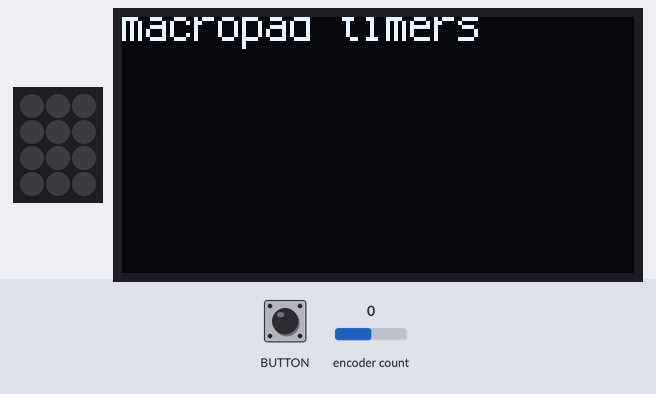
Recording of a program running on a simulated Adafruit MacroPad running CircuitPython. Shown: 3×4 RGB LED matrix, 128×64 one-colour display. The test bench sets the inputs (shaded band); at power-on: encoder count 0. USB keyboard and mouse output is not drawn; the interpreter's speed is modelled, so counts of loop turns are approximate.

Above: at 1.2 s.
1.3 s: encoder button pressed for 1 s
At 3.2 s:
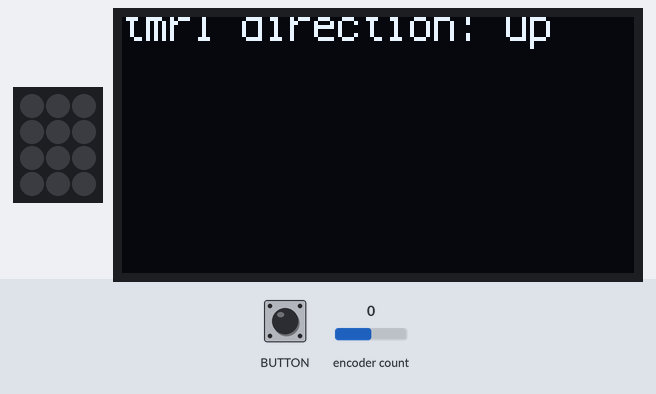
3.8 s: encoder button pressed for 0.15 s
At 4.4 s:
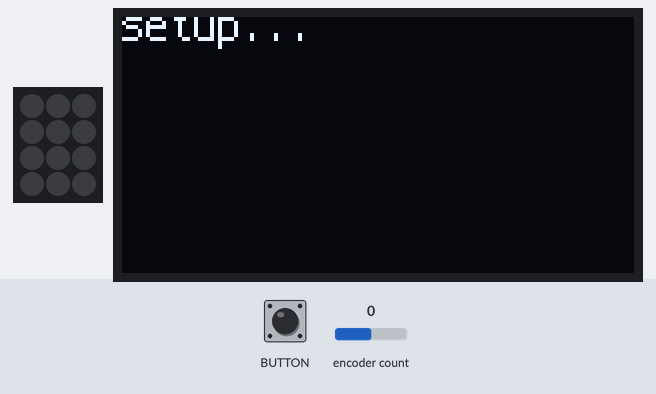
5.4 s: encoder button pressed for 3.2 s
At 5.59 s:
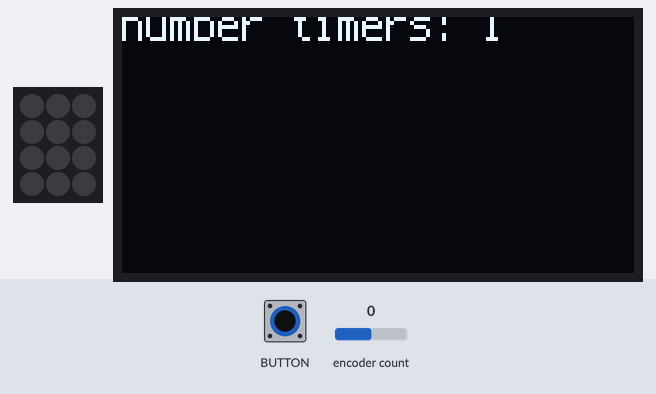
Timing chart, 0 to 8.4 s (numbered marks = the images above; inputs shaded):
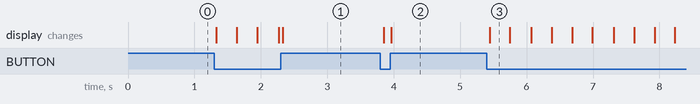

Measured:
- after the input at 1.3 s, the display: first changes at once (image 1 shows a later state)
- after the input at 3.8 s, the display: first changes after 0.05 s (image 2 shows a later state)
- after the input at 5.4 s, the display: changes at once (image 3)

The program:

code_phase1.py
```python
import board
import displayio
import terminalio
from adafruit_display_text import label  # display
from adafruit_macropad import MacroPad   # tone
from rainbowio import colorwheel

#############################
# Constants/Globals
#############################

DELTA = 7 # in RS4020 Macropad, this approximates real time
MAX_KEYS = 12

macropad = MacroPad()

#############################
# Setup - Hardware
#############################

# turn off pixels
for i in range(len(macropad.pixels)):
    macropad.pixels[i] = 0x000000
macropad.pixels.brightness = 1.0

# set up (empty) text areas in a text_group
DISPLAY_WIDTH = 128
DISPLAY_HEIGHT = 64
text_areas = []
y = -4
ydelta = 18

index_line1 = len(text_areas)
ta = label.Label(terminalio.FONT, text="")
ta.anchor_point = (0.0, 0.0)
ta.anchored_position = (0, y)
text_areas.append(ta)
y = y + ydelta

index_line2 = len(text_areas)
ta = label.Label(terminalio.FONT, text="")
ta.anchor_point = (0.0, 0.0)
ta.anchored_position = (0, y-8)
text_areas.append(ta)
y = y + ydelta

index_line3 = len(text_areas)
ta = label.Label(terminalio.FONT, text="")
ta.anchor_point = (0.0, 0.0)
ta.anchored_position = (0, y)
text_areas.append(ta)
y = y + ydelta

index_line4 = len(text_areas)
ta = label.Label(terminalio.FONT, text="")
ta.anchor_point = (0.0, 0.0)
ta.anchored_position = (0, y)
text_areas.append(ta)
y = y + ydelta

y = ydelta
index_keys = len(text_areas)
b = 0.0
for row in range(4):
    a = 0.0
    x = 0
    for col in range(3):
        ta = label.Label(terminalio.FONT, text="")
        ta.anchor_point = (a, b)
        ta.anchored_position = (x, y)
        text_areas.append(ta)
        a = a + 0.5
        x = x + DISPLAY_WIDTH / 2
    b = b + 0.5
    y = y + ydelta

text_group = displayio.Group()
for ta in text_areas:
    text_group.append(ta)

text_areas[index_line1].text = "macropad timers"
board.DISPLAY.show(text_group)

#############################
# Macropad Functions
#############################

def sound_play():
    global macropad
    macropad.play_tone(1319, 0.1)
    macropad.play_tone(988, 0.1)

encoder_value = 0
def encoder_position():
    global macropad
    return macropad.encoder

encoder_pressed_count = 0
def encoder_pressed():
    global macropad
    global encoder_pressed_count
    result = False
    if macropad.encoder_switch:
        encoder_pressed_count = encoder_pressed_count + 1
        if encoder_pressed_count > 1:
            result = True
            encoder_pressed_count = 0
    else:
        encoder_pressed_count = 0
    return result

def key_pressed(current):
    event = macropad.keys.events.get()
    if event:
        i = event.key_number
        if event.pressed:
            timers[i].paused = not timers[i].paused
            if not timers[i].paused:
                timers[i].running = True
            timers[i].pressed_last = current
        if event.released:
            if (current - timers[i].pressed_last) > 10:
                timer_reset(i)
            timers[i].pressed_last = 0

def timers_display(current):
    global timers
    global text_areas
    global index_keys
    global menu_state

    if menu_state > 0:
        for i in range(MAX_KEYS):
            text_areas[index_keys+i].text = ""
            macropad.pixels[i] = 0x000000
        return
    for i in range(MAX_KEYS):
        if i > len(timers):
            text_areas[index_keys+i].text = ""
            macropad.pixels[i] = 0x000000
    for i, t in enumerate(timers):
        M = (t.current // 100) // 60
        s = (t.current // 100) % 60
        m = (t.current % 100) // 10
        text_areas[index_keys+i].text = f'{M:2}:{s:02}.{m:1}'
        macropad.pixels[i] = t.color

        # process blink
        if t.blink == ".":
            if (current - t.blink_last) > 4:
                t.blink_on = not t.blink_on
                if not t.blink_on:
                    macropad.pixels[i] = 0x000000
                t.blink_last = current

def timers_dim(dim):
    if dim:
        macropad.pixels.brightness = 0.2
    else:
        macropad.pixels.brightness = 1.0


#############################
# Timer Functions
#############################
timers = []

class Timer():
    delta = DELTA
    start = 0
    current = 0
    running = False
    paused = False
    color = 0x00FF00 # green
    blink = "_"
    blink_on = False
    blink_last = 0
    sound = False
    pressed_last = 0

def timer_add(start, delta, sound=False):
    global timers
    t = Timer()
    t.start = 0
    t.current = 0
    t.running = False
    t.paused = True
    t.delta = delta
    if delta < 0:
        t.start = start
        t.current = start
    t.sound = sound
    timers.append(t)

def timer_reset(index):
    t = timers[index]
    t.current = 0
    t.paused = True
    if t.delta < 0:
        t.current = t.start
    t.color = 0x00FF00 # green
    t.blink = "_"

def timers_start_all():
    global timers
    for _, t in enumerate(timers):
        t.running = True
        t.paused = False

def timers_reset_all():
    global timers
    for i, _ in enumerate(timers):
        timer_reset(i)

def timers_toggle_all():
    global timers
    for _, t in enumerate(timers):
        t.paused = not t.paused
        if not t.running and not t.paused:
            t.running = True

def timers_update():
    global timers
    for _, t in enumerate(timers):
        if t.running:
            if not t.paused:
                # update current time
                t.current = max(0, t.current + t.delta)
                t.blink = "."
                if t.delta < 0:
                    # update color
                    percent = 100.0 * t.current / t.start
                    t.color = 0x00FF00 # green
                    if percent < 70.0 :
                        t.color = 0xFFFF00 # yellow
                    if percent < 40.0 :
                        t.color = 0xFF8C00 # orange
                    if percent < 10.0 :
                        t.color = 0xFF0000 # red
                    if percent < 10.0 :
                        t.color = 0xFF0000 # red
                    if t.current == 0:
                        t.blink = "_"
                        t.running = False
                        if t.sound:
                            print("play sound")
                            sound_play()
                else:
                    t.color = 0x00FF00 # green
            else:
                # update color
                t.blink = "_"


#############################
# Menu Functions
#############################

menu_state = 0
menu_timer_count = 1
menu_timer_index = -1
menu_timer_direction = "up"
menu_timer_start = 60
menu_timer_sound = "off"
menu_current_position = 0
menu_last_position = 0

def seconds_to_M_s(seconds):
    M = (seconds) // 60
    s = (seconds) % 60
    return f'{M:02}:{s:02}'

def check_menu():
    global index_line1
    global menu_state
    global menu_timer_count
    global menu_timer_index
    global menu_timer_direction
    global menu_timer_start
    global menu_timer_sound
    global menu_current_position
    global menu_last_position

    menu_last_position = menu_current_position
    menu_current_position = encoder_position()

    if menu_state == 1: # menu start
        text_areas[index_line1].text = "setup..."
        text_areas[index_line2].text = ""
        text_areas[index_line3].text = ""
        text_areas[index_line4].text = ""
        if encoder_pressed():
            menu_state = 2

    elif menu_state == 2: # number timers
        text_areas[index_line1].text = "number timers: " + str(menu_timer_count)
        if menu_current_position > menu_last_position:
            menu_timer_count = min(MAX_KEYS, menu_timer_count + 1)
        if menu_current_position < menu_last_position:
            menu_timer_count = max(1, menu_timer_count - 1)
        if encoder_pressed():
            menu_state = 3

    elif menu_state == 3: # number timers loop
        if menu_timer_index >= (menu_timer_count - 1):
            menu_state = 10
        else:
            menu_timer_index = menu_timer_index + 1
            menu_state = 4

    elif menu_state == 4: # timer direction
        text_areas[index_line1].text = "tmr" + str(menu_timer_index+1) + " direction: " + menu_timer_direction
        if menu_current_position > menu_last_position:
            menu_timer_direction = "up"
        if menu_current_position < menu_last_position:
            menu_timer_direction = "down"
        if encoder_pressed():
            if menu_timer_direction == "up":
                timer_add(start=0, delta=DELTA, sound=False)
                menu_timer_direction = "up"
                menu_timer_start = 60
                menu_timer_sound = "off"
                menu_state = 3
            if menu_timer_direction == "down":
                menu_state = 5

    elif menu_state == 5: # timer start
        text_areas[index_line1].text = "tmr" + str(menu_timer_index+1) + " start: " + seconds_to_M_s(menu_timer_start)
        if menu_current_position > menu_last_position:
            menu_timer_start = min(3600, menu_timer_start + 1)
        if menu_current_position < menu_last_position:
            menu_timer_start = max(0, menu_timer_start - 1)
        if encoder_pressed():
            menu_state = 6

    elif menu_state == 6: # timer sound
        text_areas[index_line1].text = "tmr" + str(menu_timer_index+1) + " sound: " + menu_timer_sound
        if menu_current_position > menu_last_position:
            menu_timer_sound = "y"
        if menu_current_position < menu_last_position:
            menu_timer_sound = "n"
        if encoder_pressed():
            # create timer
            delta = DELTA
            if menu_timer_direction == "down":
                delta = -1 * DELTA
            sound = False
            if menu_timer_sound == "y":
                sound = True
            timer_add(start=(menu_timer_start*100), delta=delta, sound=sound)
            menu_timer_direction = "up"
            menu_timer_start = 60
            menu_timer_sound = "off"
            menu_state = 3

    elif menu_state == 10: # menu done
        text_areas[index_line1].text = "macropad timers"
        menu_state = 0
        menu_timer_count = 1
        menu_timer_index = -1
        timers_reset_all()


#############################
# Button Functions
#############################

def check_buttons(current):
    global menu_state
    global timers

    if menu_state > 0:
        timers_dim(dim=True)
        return
    timers_dim(dim=False)
    if encoder_pressed():
        timers_reset_all()
        timers = []
        menu_state = 1
    key_pressed(current)


#############################
# Setup - Application
#############################

# DEBUG
# timer_add(start=0, delta=DELTA)
# timer_add(start=0, delta=DELTA)
# timer_add(start=1000, delta=(-1*DELTA), sound=False)

current = 0
timers_display(current)
timers_start_all()

#############################
# Main Loop - Application
#############################
while True:
    current = current + 1
    check_buttons(current)
    check_menu()
    timers_update()
    timers_display(current)
```
